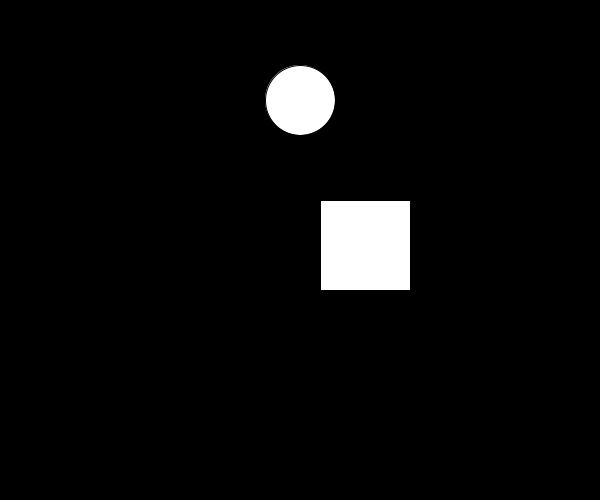
Frame 1 (no input)
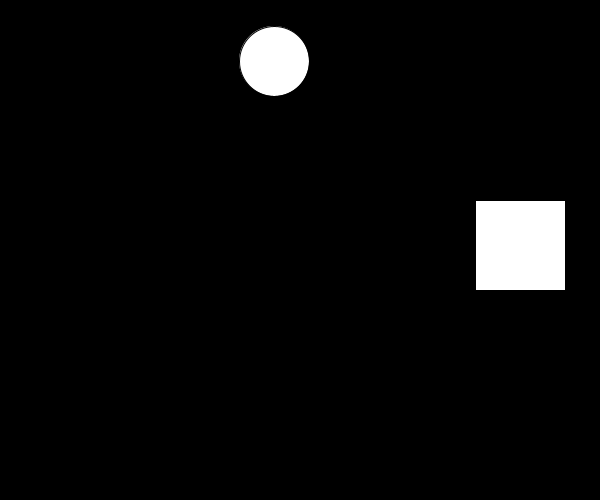
Frame 60 (the mouse pressed at the canvas centre just before this capture)
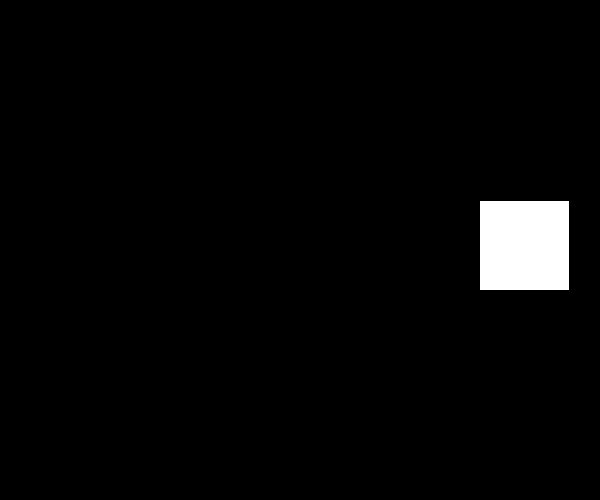
Frame 120 (the mouse held since frame 60 and released just before this capture)

The Processing sketch that drew these frames (run headless with seeded random() and noise(); from frame 60 on, the mouse is pressed at the canvas centre):

// Processing sketch: ZThomas_ProcessingProject_PM_2b
// ── ZThomas_ProcessingProject_PM_2b.pde
Box b1;
Circle c1;
PVector velocity;
  PVector locationb;
  boolean collided = false;
  boolean friction = false;


void setup() {
  size(600,500);
  b1 = new Box(250,200,90,90);
  c1 = new Circle(300,100,70,70);
 
  
  
}
void draw() {
  background(0);
  b1.display();
  c1.display();
  c1.motion();
  
  
  
  if (c1.overlaps(b1)) {
    friction = true;
  }
  if (friction == true) {
    b1.decelerate();
  }
 
 
  if (c1.overlaps(b1)) {
    collided = true;
  }
  if (collided == true) {
    b1.motion2();
  }
  
  }
  

// ── Box.pde
class Box {
  float x;
  float y;
  float w;
  float l;
  PVector locationb = new PVector(320,200);
  PVector velocity2 = new PVector(6,0);
  PVector acceleration = new PVector(.5,0);
  
  
  Box(float tempX, float tempY, float tempW, float tempL) {
    x = tempX;
    y = tempY;
    tempX = locationb.x;
    tempY = locationb.y;
    w = tempW;
    l = tempL;
  }
  
  
  boolean overlaps(Circle other) {
    float d = dist(b1.locationb.x, b1.locationb.y, other.location.x, other.location.y);
    if (d < 45) {
      return true;
    } else {
      return false;
    }
  }
  

  void motion2() {
    
      locationb.add(velocity2);
      if ((locationb.x >= width) || (locationb.x <= 0)) {
        velocity2.x = velocity2.x * -1;
      }
      if (b1.overlaps(c1)) {
        velocity2.x = velocity2.x * -1;
      }
  }
    void decelerate() {
        velocity2.x = velocity2.x - 0.15;
        if (velocity2.x <= 0) {
          velocity2.x = 0;
        }
        if (c1.overlaps(b1)) {
          velocity2.x = 6;
          collided = true;
        }  
    }
      
  
  
  void display() {
    rect(locationb.x, locationb.y,w,l);
  }
}

// ── Circle.pde
class Circle {
  float x;
  float y;
  float r;
  float s;
  PVector location = new PVector(10, 200);
  PVector velocity = new PVector(2, 3);
  PVector locationb = new PVector(300,200);
  



  Circle(float tempX , float tempY, float tempR, float tempS) {
    location.x = tempX;
    location.y = tempY;
    r = tempR;
    s = tempS;
  }
  
  boolean overlaps(Box other) {
    float d = dist(c1.location.x, c1.location.y, other.locationb.x, other.locationb.y);
    if (d < 45) {
      return true;
    } else {
      return false;
    }
  }


  void motion() {
    location.add(velocity);
    
    if (c1.overlaps(b1)) {
      c1.velocity.x = c1.velocity.x * -1;
      c1.velocity.y = c1.velocity.y * -1;
    
  }
  }
 
  void display() {
    ellipse(location.x, location.y, r, s);
  }
  }
  
